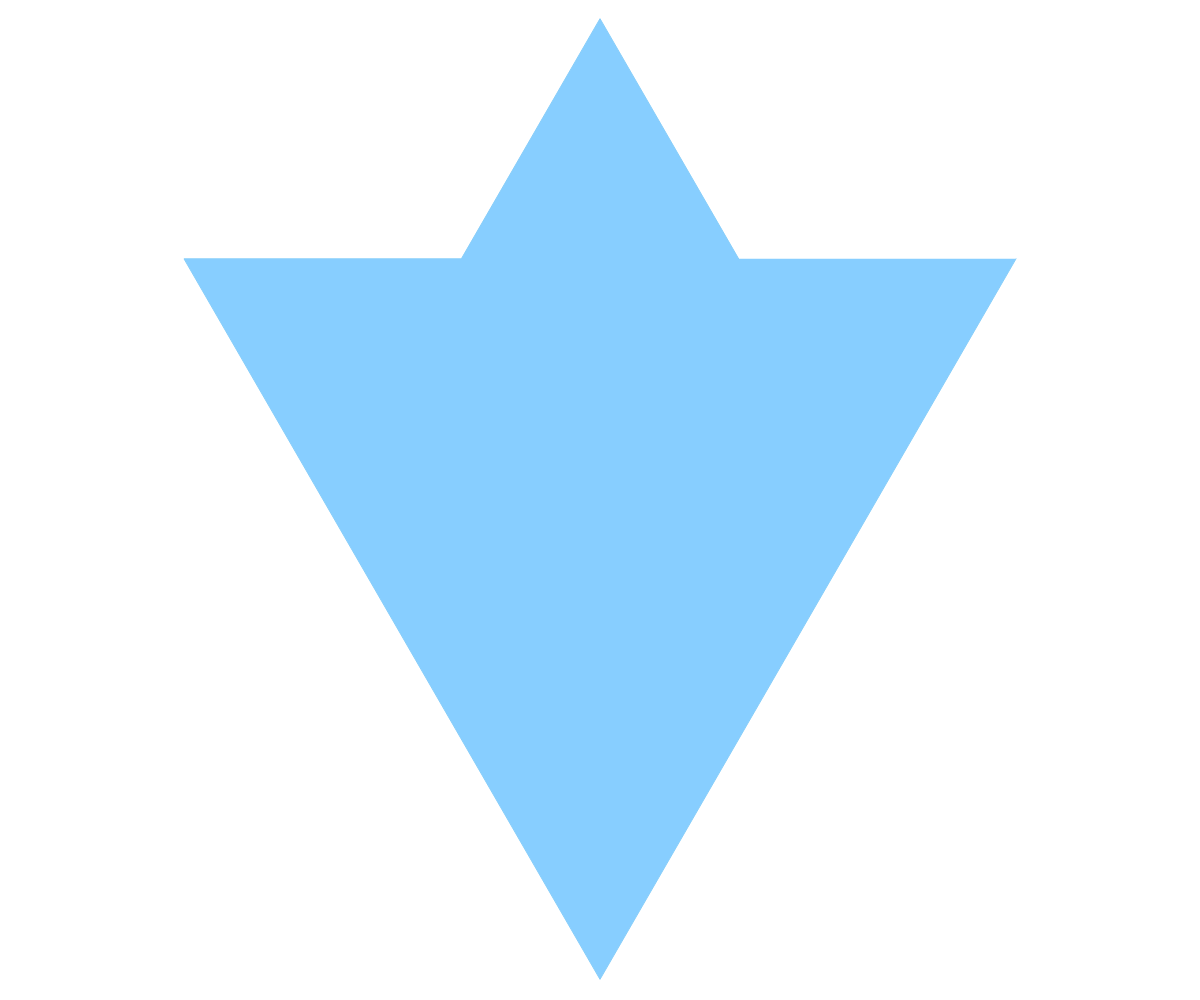
Frame 1 (no input)
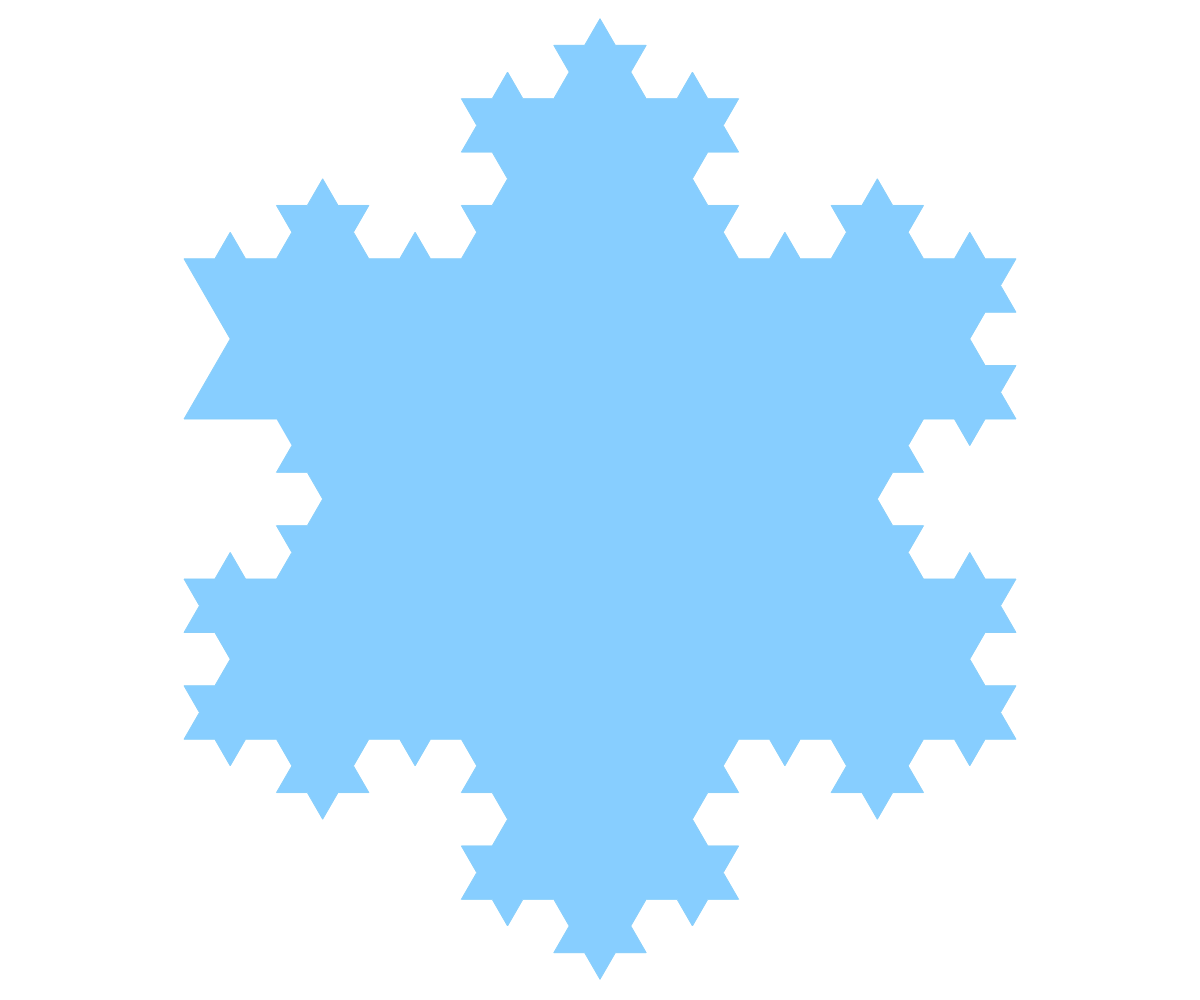
Frame 60 (no input)
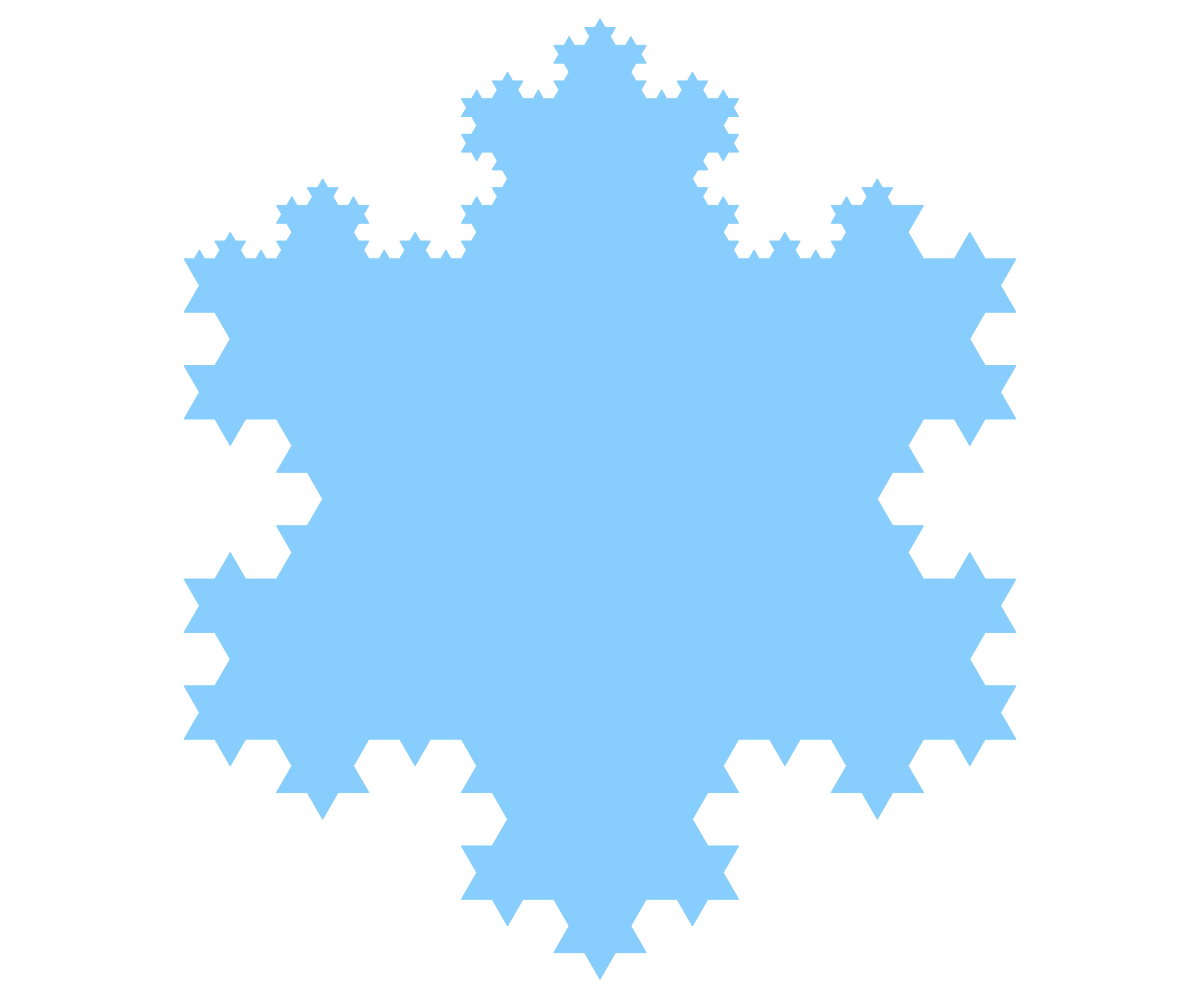
Frame 120 (the mouse pressed at the canvas centre since frame 60)

The p5.js sketch that drew these frames (run headless with seeded random() and noise() and a simulated clock; from frame 60 on, the mouse is pressed at the canvas centre):

// p5.js sketch
// ── sketch.js
const segments = []

const ruler = {}

let magnitude = 5

function setup() {
    //noSmooth()
    createCanvas(windowWidth, windowHeight)

    ruler.a = createVector(0, 0)
    ruler.b = createVector(0, 0)
    ruler.enabled = false

    let len = 832
    let start = createVector(width / 2 - len / 2, height / 2 - len / 3.45)
    let end = start

    for (let i = 0; i < 360; i += 120) {
        start = end.copy()
        dir = p5.Vector.fromAngle(radians(i)).setMag(len)
        end = p5.Vector.add(start, dir)

        segments.push(new Segment(start, end))
    }

}

function draw() {
    background(255)
    //translate(-width/2, -height/2)
    if (ruler.enabled) {
        ruler.a.set(mouseX, mouseY)
        if (mouseIsPressed) {
            ruler.b.set(mouseX, mouseY)
        }
        ruler.dist = ruler.a.dist(ruler.b).toFixed(1)

        strokeWeight(2)
        stroke(0)
        line(ruler.a.x, ruler.a.y, ruler.b.x, ruler.b.y)
        noStroke()
        text(ruler.dist, 20, 20)
    }

    if (segments.length < 3 * 4 ** magnitude) {
        let line = segments.shift()
        if (!line.offscreen()) {
            let sg = line.split()
            for (let s of sg) segments.push(s)
        }
    }
    beginShape()
    stroke(135, 206, 250)
    fill(135, 206, 255)
    strokeWeight(1)
    //vertex(segments[0].a.x, segments[0].a.y)
    for (let segment of segments) {
        //segment.show()
        vertex(segment.a.x, segment.a.y)
    }
    endShape()
}

class Segment {
    constructor(a, b) {
        this.a = a.copy()
        this.b = b.copy()
    }

    split() {
        const seg = []
        let start = this.a
        let end = this.b
        let p0 = start
        let p1 = p5.Vector.sub(start, end).div(-3).add(start)
        let h = p5.Vector.sub(p0, p1).heading() + radians(120)
        let d = p0.dist(p1)
        let p2 = p5.Vector.add(p1, p5.Vector.fromAngle(h).setMag(d))
        let p3 = p5.Vector.sub(start, end).div(3).add(end)
        let p4 = end
        seg.push(new Segment(p0, p1))
        seg.push(new Segment(p1, p2))
        seg.push(new Segment(p2, p3))
        seg.push(new Segment(p3, p4))
        return seg
    }

    offscreen() {
        let marginLeft = 0
        let marginRight = width
        let marginTop = 0
        let marginDown = height
        return !((this.a.x > marginLeft && this.b.x > marginLeft && this.a.x < marginRight && this.b.x < marginRight) &&
            (this.a.y > marginTop && this.b.y > marginTop && this.a.y < marginDown && this.b.y < marginDown))
    }

    show() {
        strokeWeight(2)
        stroke(135, 206, 250)
        line(this.a.x, this.a.y, this.b.x, this.b.y)
    }
}
